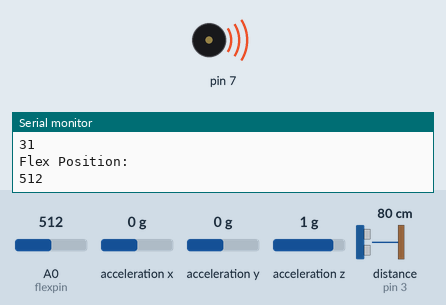
Recording of a sketch running on a simulated Arduino Uno, built with avr-gcc and run on an emulated ATmega328P. Parts: buzzer (waves = sounding), the last lines printed to the serial monitor. Inputs (shaded band) come from the test bench; at power-on: A0 (flexpin) = 512, acceleration x 0 g, acceleration y 0 g, acceleration z 1 g, distance to the obstacle (sensor on pin 3) 80 cm.

Above: at 0.7 s.
1.3 s: A0 (flexpin) set to 792
4.6 s: A0 (flexpin) set to 809
At 5.6 s:
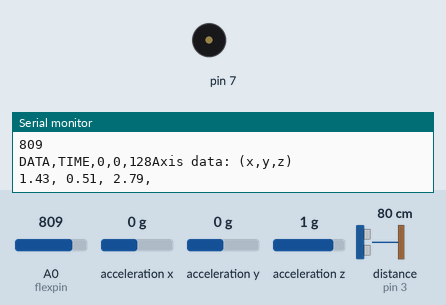
Timing chart, 0 to 7.6 s (numbered marks = the images above; inputs shaded):
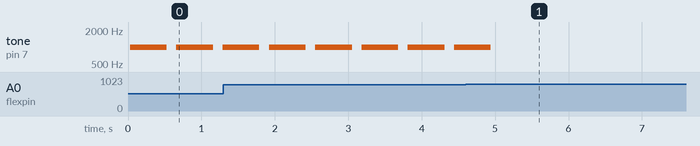

Measured:
- the behaviour switches between 799 and 800 on A0 (flexpin) (found by bisection; images 0 and 1)
- after the input at 4.6 s, tone on pin 7: goes on until 4.9 s, then stays silent
- by itself, tone on pin 7: alternates 1000 Hz for 0.50 s and silent for 0.13 s

The sketch:

Project3.1.ino
```cpp
// Adding the libraries
#include <SparkFun_ADXL345.h>
#include <Ultrasonic.h>

// Setting up the accelerometer and ultrasonic sensors
Ultrasonic ultrasonic(2, 3);
ADXL345 adxl = ADXL345();

// Setting up the flex sensor
const int flexpin = 0;

// Write out a file
int x = 0;
int y = 0;
int z = 0;
int row = 0;

void setup() {
    // Setting up main stuff
    Serial.begin(9600);                 // Start the serial terminal
    //Serial.println("Booting Up...");
    Serial.println();

    // Setting up accelerometer
    adxl.powerOn();                     // Power on the sensor
    adxl.setRangeSetting(4);            // Give the range settings in G
    adxl.setActivityXYZ(1, 1, 1);       // For turning on/off axiis for activity (X, Y, Z) 1 == On, 0 == Off
    adxl.setActivityThreshold(75);      // 62.5mg per increment
    adxl.setTapDetectionOnXYZ(1, 1, 1); // Detect taps in the directions turned ON "adxl.setTapDetectionOnX(X, Y, Z);" (1 == ON, 0 == OFF)
    // Set values for what is considered a TAP
    adxl.setTapThreshold(50);           // 62.5 mg per increment
    adxl.setTapDuration(15);            // 625 μs per increment
    // Turning on things
    adxl.ActivityINT(1);
    adxl.singleTapINT(1);

    Serial.println("CLEARDATA");
    Serial.println("LABEL,X,Y,Z");
}

void loop() {

    // Accelerometer Stuff
    // Accelerometer Axiis
    int x,y,z;
    adxl.readAccel(&x, &y, &z);

    // Print out some stuff
    Serial.println("Axis data: (x,y,z)");
    Serial.print((x+5)/3.5);
    Serial.print(", " );
    Serial.print((y+2)/3.9);
    Serial.print(", ");
    Serial.print((z-116)/4.3);
    Serial.print(", ");
    Serial.println();

    // Ultrasonic Sensor Stuff and LEDs
    Serial.println(ultrasonic.distanceRead(INC));
    if(ultrasonic.distanceRead(INC) < 5) {
      digitalWrite(8, HIGH);
      digitalWrite(9, HIGH);
      digitalWrite(10, HIGH);
    }
    if(ultrasonic.distanceRead(INC) < 10 && ultrasonic.distanceRead(INC) > 5) {
      digitalWrite(8, LOW);
      digitalWrite(9, HIGH);
      digitalWrite(10, HIGH);
    }
    if(ultrasonic.distanceRead(INC) < 20 && ultrasonic.distanceRead(INC) > 10) {
      digitalWrite(8, LOW);
      digitalWrite(9, LOW);
      digitalWrite(10, HIGH);
    }
    if(ultrasonic.distanceRead(INC) > 20) {
      digitalWrite(8, LOW);
      digitalWrite(9, LOW);
      digitalWrite(10, LOW);
    }

    // Flex Sensor Stuff
    int flexposition;
    // Reads the position of the sensor
    flexposition = analogRead(flexpin);
    // Prints the position of the sensor
    Serial.println("Flex Position: ");
    Serial.print(flexposition);
    Serial.println();

    // Make the buzzer buzz when a car has been hit
    if(flexposition < 800) {
      for( x = 0; x < 5; x++) {
        tone(7,1000);
        delay(100);
        noTone(7);
      }
    }

    Serial.print("DATA,TIME,");
    Serial.print(x);
    Serial.print(",");
    Serial.print(y);
    Serial.print(",");
    Serial.print(z);

    row++;
    if(flexposition < 800) {
      row = 0;
      Serial.println("Event");
    }

    delay(100);

}
```
